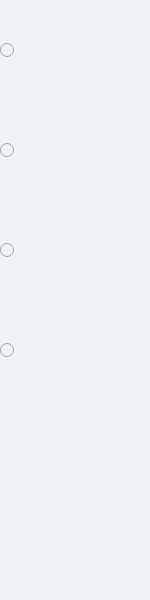
     <widget class="QWidget" name="LeftWidget" native="true">
      <property name="geometry">
       <rect>
        <x>0</x>
        <y>0</y>
        <width>150</width>
        <height>600</height>
       </rect>
      </property>
      <property name="sizePolicy">
       <sizepolicy hsizetype="Fixed" vsizetype="Fixed">
        <horstretch>0</horstretch>
        <verstretch>0</verstretch>
       </sizepolicy>
      </property>
      <property name="minimumSize">
       <size>
        <width>150</width>
        <height>600</height>
       </size>
      </property>
      <property name="maximumSize">
       <size>
        <width>150</width>
        <height>600</height>
       </size>
      </property>
      <property name="styleSheet">
       <string notr="true">border-top-right-radius:0px;
border-bottom-right-radius:0px;
background-color: rgb(239,243,245);</string>
      </property>
      <widget class="QRadioButton" name="deskSettingButton">
       <property name="geometry">
        <rect>
         <x>0</x>
         <y>0</y>
         <width>150</width>
         <height>100</height>
        </rect>
       </property>
       <property name="sizePolicy">
        <sizepolicy hsizetype="Fixed" vsizetype="Fixed">
         <horstretch>0</horstretch>
         <verstretch>0</verstretch>
        </sizepolicy>
       </property>
       <property name="minimumSize">
        <size>
         <width>150</width>
         <height>100</height>
        </size>
       </property>
       <property name="maximumSize">
        <size>
         <width>150</width>
         <height>100</height>
        </size>
       </property>
       <property name="mouseTracking">
        <bool>false</bool>
       </property>
       <property name="focusPolicy">
        <enum>Qt::TabFocus</enum>
       </property>
       <property name="styleSheet">
        <string notr="true">QRadioButton::indicator {width:150px;height:100px;}
QRadioButton::indicator::unchecked{border-image:url(:/ZcloudDesk/image/deskset_nor.png);}
QRadioButton::indicator::unchecked:hover,pressed{border-image: url(:/ZcloudDesk/image/deskset_hov.png);}
QRadioButton::indicator::checked{border-image: url(:/ZcloudDesk/image/deskset_hov.png);};</string>
       </property>
       <property name="text">
        <string/>
       </property>
       <property name="checkable">
        <bool>true</bool>
       </property>
       <property name="autoRepeat">
        <bool>false</bool>
       </property>
       <property name="autoExclusive">
        <bool>true</bool>
       </property>
      </widget>
      <widget class="QRadioButton" name="feedBackButton">
       <property name="geometry">
        <rect>
         <x>0</x>
         <y>100</y>
         <width>150</width>
         <height>100</height>
        </rect>
       </property>
       <property name="sizePolicy">
        <sizepolicy hsizetype="Fixed" vsizetype="Fixed">
         <horstretch>0</horstretch>
         <verstretch>0</verstretch>
        </sizepolicy>
       </property>
       <property name="minimumSize">
        <size>
         <width>150</width>
         <height>100</height>
        </size>
       </property>
       <property name="maximumSize">
        <size>
         <width>150</width>
         <height>100</height>
        </size>
       </property>
       <property name="styleSheet">
        <string notr="true">QRadioButton::indicator {width:150px;height:100px;}
QRadioButton::indicator::unchecked{border-image:url(:/ZcloudDesk/image/feedback_nor.png);}
QRadioButton::indicator::unchecked:hover,pressed{border-image: url(:/ZcloudDesk/image/feedback_hov.png);}
QRadioButton::indicator::checked{border-image: url(:/ZcloudDesk/image/feedback_hov.png);};</string>
       </property>
       <property name="text">
        <string/>
       </property>
      </widget>
      <widget class="QRadioButton" name="helperButton">
       <property name="geometry">
        <rect>
         <x>0</x>
         <y>200</y>
         <width>150</width>
         <height>100</height>
        </rect>
       </property>
       <property name="sizePolicy">
        <sizepolicy hsizetype="Fixed" vsizetype="Fixed">
         <horstretch>0</horstretch>
         <verstretch>0</verstretch>
        </sizepolicy>
       </property>
       <property name="minimumSize">
        <size>
         <width>150</width>
         <height>100</height>
        </size>
       </property>
       <property name="maximumSize">
        <size>
         <width>150</width>
         <height>100</height>
        </size>
       </property>
       <property name="styleSheet">
        <string notr="true">QRadioButton::indicator {width:150px;height:100px;}
QRadioButton::indicator::unchecked{border-image:url(:/ZcloudDesk/image/helpcenter_nor.png);}
QRadioButton::indicator::unchecked:hover,pressed{border-image: url(:/ZcloudDesk/image/helpcenter_hov.png);}
QRadioButton::indicator::checked{border-image: url(:/ZcloudDesk/image/helpcenter_hov.png);};</string>
       </property>
       <property name="text">
        <string/>
       </property>
      </widget>
      <widget class="QRadioButton" name="aboutUsButton">
       <property name="geometry">
        <rect>
         <x>0</x>
         <y>300</y>
         <width>150</width>
         <height>100</height>
        </rect>
       </property>
       <property name="sizePolicy">
        <sizepolicy hsizetype="Fixed" vsizetype="Fixed">
         <horstretch>0</horstretch>
         <verstretch>0</verstretch>
        </sizepolicy>
       </property>
       <property name="minimumSize">
        <size>
         <width>150</width>
         <height>100</height>
        </size>
       </property>
       <property name="maximumSize">
        <size>
         <width>150</width>
         <height>100</height>
        </size>
       </property>
       <property name="styleSheet">
        <string notr="true">QRadioButton::indicator {width:150px;height:100px;}
QRadioButton::indicator::unchecked{border-image:url(:/ZcloudDesk/image/about_nor.png);}
QRadioButton::indicator::unchecked:hover,pressed{border-image: url(:/ZcloudDesk/image/about_hov.png);}
QRadioButton::indicator::checked{border-image: url(:/ZcloudDesk/image/about_hov.png);};</string>
       </property>
       <property name="text">
        <string/>
       </property>
      </widget>
     </widget>
